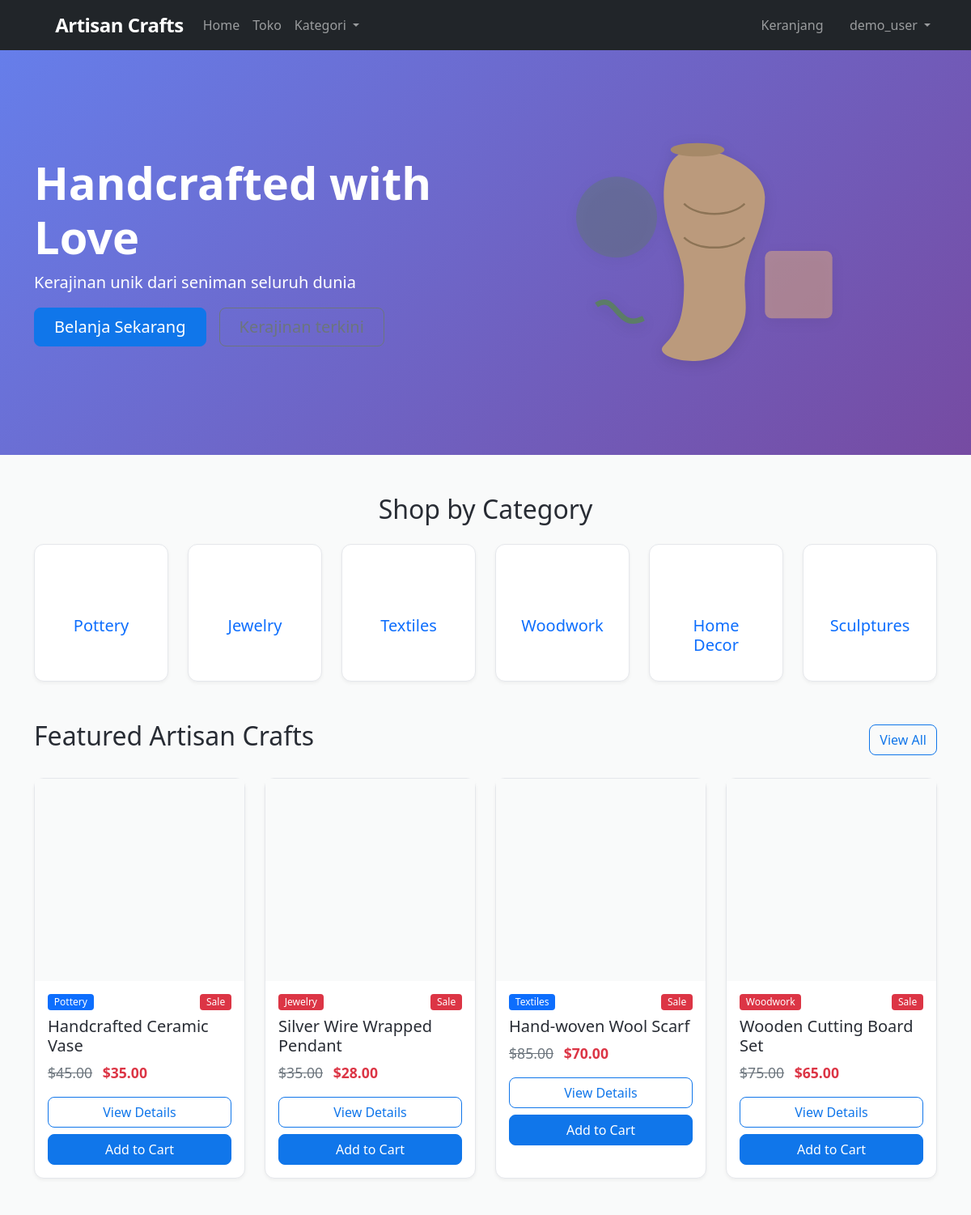
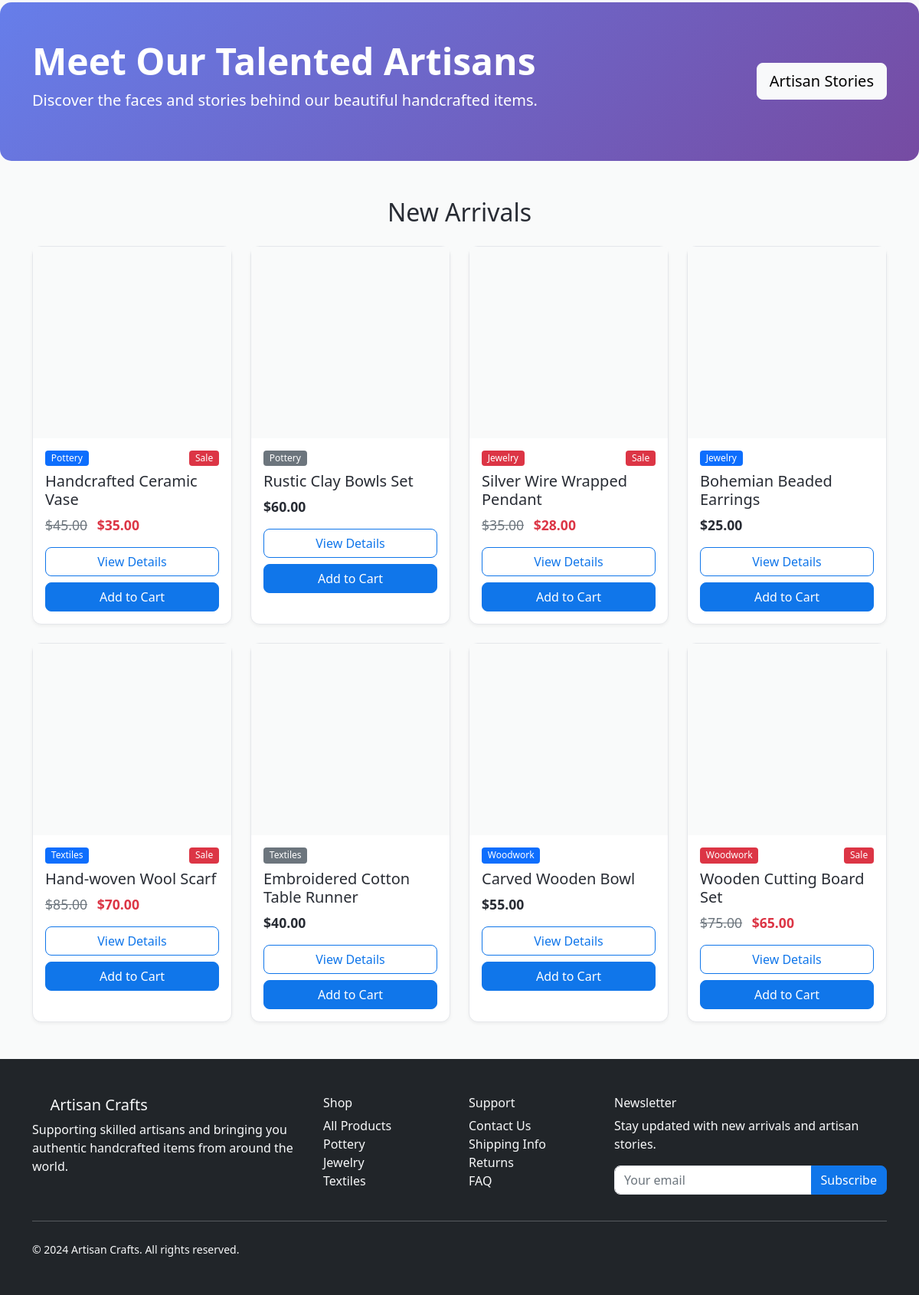
Screenshot of / (signed in) with the database file from the repository (2 pictures, top to bottom).
### models.py (models this page shows, shortened)
class Category(db.Model):
    id = db.Column(db.Integer, primary_key=True)
    code = db.Column(db.String(2), unique=True, nullable=False)
    name = db.Column(db.String(100), nullable=False)
    items = db.relationship('Item', backref='category', lazy=True)

class Item(db.Model):
    id = db.Column(db.Integer, primary_key=True)
    title = db.Column(db.String(200), nullable=False)
    slug = db.Column(db.String(200), unique=True, nullable=False)
    description = db.Column(db.Text, nullable=False)
    price = db.Column(db.Numeric(10, 2), nullable=False)
    discount_price = db.Column(db.Numeric(10, 2), nullable=True)
    image_url = db.Column(db.String(500), nullable=True)
    category_id = db.Column(db.Integer, db.ForeignKey('category.id'), nullable=False)
    label = db.Column(db.String(1), default='P')  # P=Primary, S=Secondary, D=Danger
    date_added = db.Column(db.DateTime, default=datetime.utcnow)
    order_items = db.relationship('OrderItem', backref='item', lazy=True)
    def get_absolute_url(self):
        return f'/product/{self.slug}'
    def get_add_to_cart_url(self):
        return f'/add-to-cart/{self.slug}'
    def get_label_display(self):
        if self.label == 'P':
            return 'primary'
        elif self.label == 'S':
            return 'secondary'
        elif self.label == 'D':
            return 'danger'
        return 'primary'

### core/routes.py (the view)
@bp.route('/')
def home():
    featured_items = Item.query.filter(Item.discount_price.isnot(None)).limit(4).all()
    latest_items = Item.query.order_by(Item.date_added.desc()).limit(8).all()
    categories = Category.query.all()
    return render_template('home.html',
                         featured_items=featured_items,
                         latest_items=latest_items,
                         categories=categories)

### templates/home.html (shortened to what this page needs)
{% extends 'base.html' %}
{% block content %}
<div class="hero-section">
    <div class="hero-carousel carousel slide" data-bs-ride="carousel">
        <div class="carousel-inner">
            <div class="carousel-item active">
                <div class="container">
                    <div class="row align-items-center py-5">
                        <div class="col-md-6 text-md-start text-center">
                            <h1 class="display-4 fw-bold">Handcrafted with Love</h1>
                            <p class="lead">Kerajinan unik dari seniman seluruh dunia</p>
                            <div class="d-grid gap-2 d-md-flex justify-content-md-start justify-content-center">
                                <a href="{{ url_for('core.products') }}" class="btn btn-primary btn-lg px-4 me-md-2">Belanja Sekarang</a>
                                <a href="#featured" class="btn btn-outline-secondary btn-lg px-4">Kerajinan terkini</a>
                            </div>
                        </div>
                        <div class="col-md-6 d-none d-md-block">
                            <div class="hero-image">
                            </div>
                        </div>
                    </div>
                </div>
            </div>
        </div>
    </div>
</div>
<div class="container mt-5">
    <h2 class="text-center mb-4">Shop by Category</h2>
    <div class="row g-4">
        {% for category in categories %}
        <div class="col-6 col-md-4 col-lg-2">
            <a href="{{ url_for('core.products', category=category.code) }}" class="text-decoration-none">
                <div class="card category-card h-100 text-center">
                    <div class="card-body">
                        {% if category.code == 'PT' %}
                            <i class="fas fa-mortar-pestle fa-3x mb-3"></i>
                        {% elif category.code == 'JW' %}
                            <i class="fas fa-gem fa-3x mb-3"></i>
                        {% elif category.code == 'TX' %}
                            <i class="fas fa-tshirt fa-3x mb-3"></i>
                        {% elif category.code == 'WD' %}
                            <i class="fas fa-tree fa-3x mb-3"></i>
                        {% elif category.code == 'HM' %}
                            <i class="fas fa-home fa-3x mb-3"></i>
                        {% elif category.code == 'SC' %}
                            <i class="fas fa-monument fa-3x mb-3"></i>
                        {% endif %}
                        <h5 class="card-title">{{ category.name }}</h5>
                    </div>
                </div>
            </a>
        </div>
        {% endfor %}
    </div>
</div>
<div class="container mt-5" id="featured">
    <div class="d-flex justify-content-between align-items-center mb-4">
        <h2>Featured Artisan Crafts</h2>
        <a href="{{ url_for('core.products') }}" class="btn btn-outline-primary">View All</a>
    </div>
    <div class="row g-4">
        {% for item in featured_items %}
        <div class="col-md-6 col-lg-3">
            <div class="card product-card h-100">
                {% if item.image_url %}
                <img src="{{ item.image_url }}" class="card-img-top" alt="{{ item.title }}">
                {% else %}
                <div class="card-img-top product-placeholder">
                    <i class="fas fa-image fa-3x text-muted"></i>
                </div>
                {% endif %}
                <div class="card-body">
                    <div class="d-flex justify-content-between mb-2">
                        <span class="badge bg-{{ item.get_label_display() }}">
                            {{ item.category.name }}
                        </span>
                        {% if item.discount_price %}
                        <span class="badge bg-danger">Sale</span>
                        {% endif %}
                    </div>
                    <h5 class="card-title">{{ item.title }}</h5>
                    <div class="product-price mb-3">
                        {% if item.discount_price %}
                        <span class="text-muted text-decoration-line-through me-2">${{ item.price }}</span>
                        <span class="fw-bold text-danger">${{ item.discount_price }}</span>
                        {% else %}
                        <span class="fw-bold">${{ item.price }}</span>
                        {% endif %}
                    </div>
                    <div class="d-grid gap-2">
                        <a href="{{ item.get_absolute_url() }}" class="btn btn-outline-primary">View Details</a>
                        <a href="{{ item.get_add_to_cart_url() }}" class="btn btn-primary">Add to Cart</a>
                    </div>
                </div>
            </div>
        </div>
        {% else %}
        <div class="col-12">
            <div class="alert alert-info text-center">
                No featured products available at the moment.
            </div>
        </div>
        {% endfor %}
    </div>
</div>
<div class="promo-banner my-5 py-5 text-white">
    <div class="container">
        <div class="row align-items-center">
            <div class="col-md-8">
                <h2 class="display-5 fw-bold">Meet Our Talented Artisans</h2>
                <p class="lead">Discover the faces and stories behind our beautiful handcrafted items.</p>
            </div>
            <div class="col-md-4 text-md-end text-center mt-3 mt-md-0">
                <a href="#" class="btn btn-light btn-lg">Artisan Stories</a>
            </div>
        </div>
    </div>
</div>
<div class="container mt-5">
    <h2 class="text-center mb-4">New Arrivals</h2>
    <div class="row g-4">
        {% for item in latest_items[:8] %}
        <div class="col-md-6 col-lg-3">
            <div class="card product-card h-100">
                {% if item.image_url %}
                <img src="{{ item.image_url }}" class="card-img-top" alt="{{ item.title }}">
                {% else %}
                <div class="card-img-top product-placeholder">
                    <i class="fas fa-image fa-3x text-muted"></i>
                </div>
                {% endif %}
                <div class="card-body">
                    <div class="d-flex justify-content-between mb-2">
                        <span class="badge bg-{{ item.get_label_display() }}">
                            {{ item.category.name }}
                        </span>
                        {% if item.discount_price %}
                        <span class="badge bg-danger">Sale</span>
                        {% endif %}
                    </div>
                    <h5 class="card-title">{{ item.title }}</h5>
                    <div class="product-price mb-3">
                        {% if item.discount_price %}
                        <span class="text-muted text-decoration-line-through me-2">${{ item.price }}</span>
                        <span class="fw-bold text-danger">${{ item.discount_price }}</span>
                        {% else %}
                        <span class="fw-bold">${{ item.price }}</span>
                        {% endif %}
                    </div>
                    <div class="d-grid gap-2">
                        <a href="{{ item.get_absolute_url() }}" class="btn btn-outline-primary">View Details</a>
                        <a href="{{ item.get_add_to_cart_url() }}" class="btn btn-primary">Add to Cart</a>
                    </div>
                </div>
            </div>
        </div>
        {% endfor %}
    </div>
</div>
{% endblock %}

### templates/base.html (shortened to what this page needs)
<!DOCTYPE html>
<html lang="en">
<head>
    <link rel="stylesheet" href="{{ url_for('static', filename='css/bootstrap.min.css') }}">
    <link rel="stylesheet" href="{{ url_for('static', filename='css/fontawesome.min.css') }}">
    <link rel="stylesheet" href="{{ url_for('static', filename='css/style.css') }}">
</head>
<body>
    <nav class="navbar navbar-expand-lg navbar-dark bg-dark sticky-top">
        <div class="container">
            <a class="navbar-brand fw-bold" href="{{ url_for('core.home') }}">
                <i class="fas fa-hands me-2"></i>Artisan Crafts
            </a>
            <div class="collapse navbar-collapse" id="navbarNav">
                <ul class="navbar-nav me-auto">
                    <li class="nav-item">
                        <a class="nav-link" href="{{ url_for('core.home') }}">Home</a>
                    </li>
                    <li class="nav-item">
                        <a class="nav-link" href="{{ url_for('core.products') }}">Toko</a>
                    </li>
                    <li class="nav-item dropdown">
                        <a class="nav-link dropdown-toggle" href="#" id="categoriesDropdown" role="button" data-bs-toggle="dropdown">
                            Kategori
                        </a>
                    </li>
                </ul>
                <ul class="navbar-nav">
                    <li class="nav-item">
                        <a class="nav-link" href="{{ url_for('core.cart') }}">
                            <i class="fas fa-shopping-cart me-1"></i>
                            Keranjang
                        </a>
                    </li>
                    {% if session.user_id %}
                    <li class="nav-item dropdown">
                        <a class="nav-link dropdown-toggle" href="#" id="userDropdown" role="button" data-bs-toggle="dropdown">
                            <i class="fas fa-user me-1"></i>{{ session.username }}
                        </a>
                    </li>
                    {% endif %}
                </ul>
            </div>
        </div>
    </nav>
    <main>
        {% block content %}{% endblock %}
    </main>
    <footer class="bg-dark text-light mt-5 py-5">
        <div class="container">
            <div class="row">
                <div class="col-md-4">
                    <h5><i class="fas fa-hands me-2"></i>Artisan Crafts</h5>
                    <p>Supporting skilled artisans and bringing you authentic handcrafted items from around the world.</p>
                </div>
                <div class="col-md-2">
                    <h6>Shop</h6>
                    <ul class="list-unstyled">
                        <li><a href="{{ url_for('core.products') }}" class="text-light text-decoration-none">All Products</a></li>
                        <li><a href="{{ url_for('core.products', category='PT') }}" class="text-light text-decoration-none">Pottery</a></li>
                        <li><a href="{{ url_for('core.products', category='JW') }}" class="text-light text-decoration-none">Jewelry</a></li>
                        <li><a href="{{ url_for('core.products', category='TX') }}" class="text-light text-decoration-none">Textiles</a></li>
                    </ul>
                </div>
                <div class="col-md-2">
                    <h6>Support</h6>
                    <ul class="list-unstyled">
                        <li><a href="#" class="text-light text-decoration-none">Contact Us</a></li>
                        <li><a href="#" class="text-light text-decoration-none">Shipping Info</a></li>
                        <li><a href="#" class="text-light text-decoration-none">Returns</a></li>
                        <li><a href="#" class="text-light text-decoration-none">FAQ</a></li>
                    </ul>
                </div>
                <div class="col-md-4">
                    <h6>Newsletter</h6>
                    <p>Stay updated with new arrivals and artisan stories.</p>
                    <div class="input-group">
                        <input type="email" class="form-control" placeholder="Your email">
                        <button class="btn btn-primary" type="button">Subscribe</button>
                    </div>
                </div>
            </div>
            <hr class="my-4">
            <div class="row align-items-center">
                <div class="col-md-6">
                    <small>&copy; 2024 Artisan Crafts. All rights reserved.</small>
                </div>
                <div class="col-md-6 text-md-end">
                </div>
            </div>
        </div>
    </footer>
</body>
</html>

### rows the page displays
Category: code "PT" (drawn), name "Pottery"
Category: code "JW" (drawn), name "Jewelry"
Category: code "TX" (drawn), name "Textiles"
Category: code "WD" (drawn), name "Woodwork"
Category: code "HM" (drawn), name "Home Decor"
Category: code "SC" (drawn), name "Sculptures"
Item: category.name "Pottery", shows "Sale", title "Handcrafted Ceramic Vase", price "45.00", discount_price "35.00"
Item: category.name "Jewelry", shows "Sale", title "Silver Wire Wrapped Pendant", price "35.00", discount_price "28.00"
Item: category.name "Textiles", shows "Sale", title "Hand-woven Wool Scarf", price "85.00", discount_price "70.00"
Item: category.name "Woodwork", shows "Sale", title "Wooden Cutting Board Set", price "75.00", discount_price "65.00"
Item: category.name "Pottery", title "Rustic Clay Bowls Set", price "60.00"
Item: category.name "Jewelry", title "Bohemian Beaded Earrings", price "25.00"
Item: category.name "Textiles", title "Embroidered Cotton Table Runner", price "40.00"
Item: category.name "Woodwork", title "Carved Wooden Bowl", price "55.00"

### other values shown
{{ session.username }} "demo_user"
